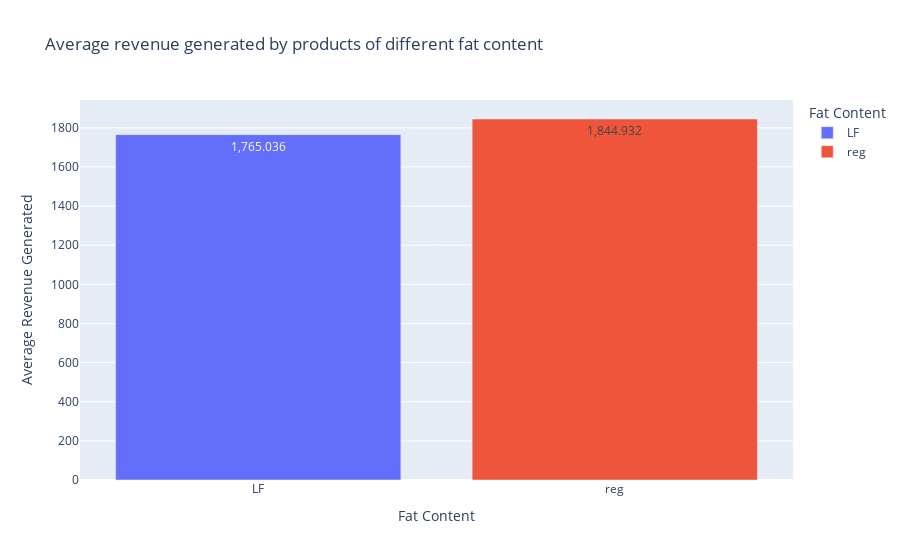

The cell this chart's notebook holds for it:
### Markdown cell above
#### Hypothesis 3
Products with low-fat content have higher average sales compared to regular-fat products.

### Code cell
fat_content_sales = (
    df.groupby("Item_Fat_Content")["Item_Outlet_Sales"].median().reset_index()
)
ex.bar(
    data_frame=fat_content_sales,
    x="Item_Fat_Content",
    y="Item_Outlet_Sales",
    color="Item_Fat_Content",
    title="Average revenue generated by products of different fat content",
    labels={
        "Item_Outlet_Sales": "Average Revenue Generated",
        "Item_Fat_Content": "Fat Content",
    },
    text_auto=True,
)

### Figure 1 — Plotly figure (JSON) as saved in the notebook; plotly's stock layout.template omitted (floating-point values rounded to 4 significant figures)
{"data": [{"alignmentgroup": "True", "hovertemplate": "Fat Content=%{x}<br>Average Revenue Generated=%{y}<extra></extra>", "legendgroup": "LF", "marker": {"color": "#636efa", "pattern": {"shape": ""}}, "name": "LF", "offsetgroup": "LF", "orientation": "v", "showlegend": true, "textposition": "auto", "texttemplate": "%{y}", "type": "bar", "x": ["LF"], "xaxis": "x", "y": [1765.0], "yaxis": "y"}, {"alignmentgroup": "True", "hovertemplate": "Fat Content=%{x}<br>Average Revenue Generated=%{y}<extra></extra>", "legendgroup": "reg", "marker": {"color": "#EF553B", "pattern": {"shape": ""}}, "name": "reg", "offsetgroup": "reg", "orientation": "v", "showlegend": true, "textposition": "auto", "texttemplate": "%{y}", "type": "bar", "x": ["reg"], "xaxis": "x", "y": [1845.0], "yaxis": "y"}], "layout": {"barmode": "relative", "legend": {"title": {"text": "Fat Content"}, "tracegroupgap": 0}, "title": {"text": "Average revenue generated by products of different fat content"}, "xaxis": {"anchor": "y", "categoryarray": ["LF", "reg"], "categoryorder": "array", "domain": [0, 1], "title": {"text": "Fat Content"}}, "yaxis": {"anchor": "x", "domain": [0, 1], "title": {"text": "Average Revenue Generated"}}}}
